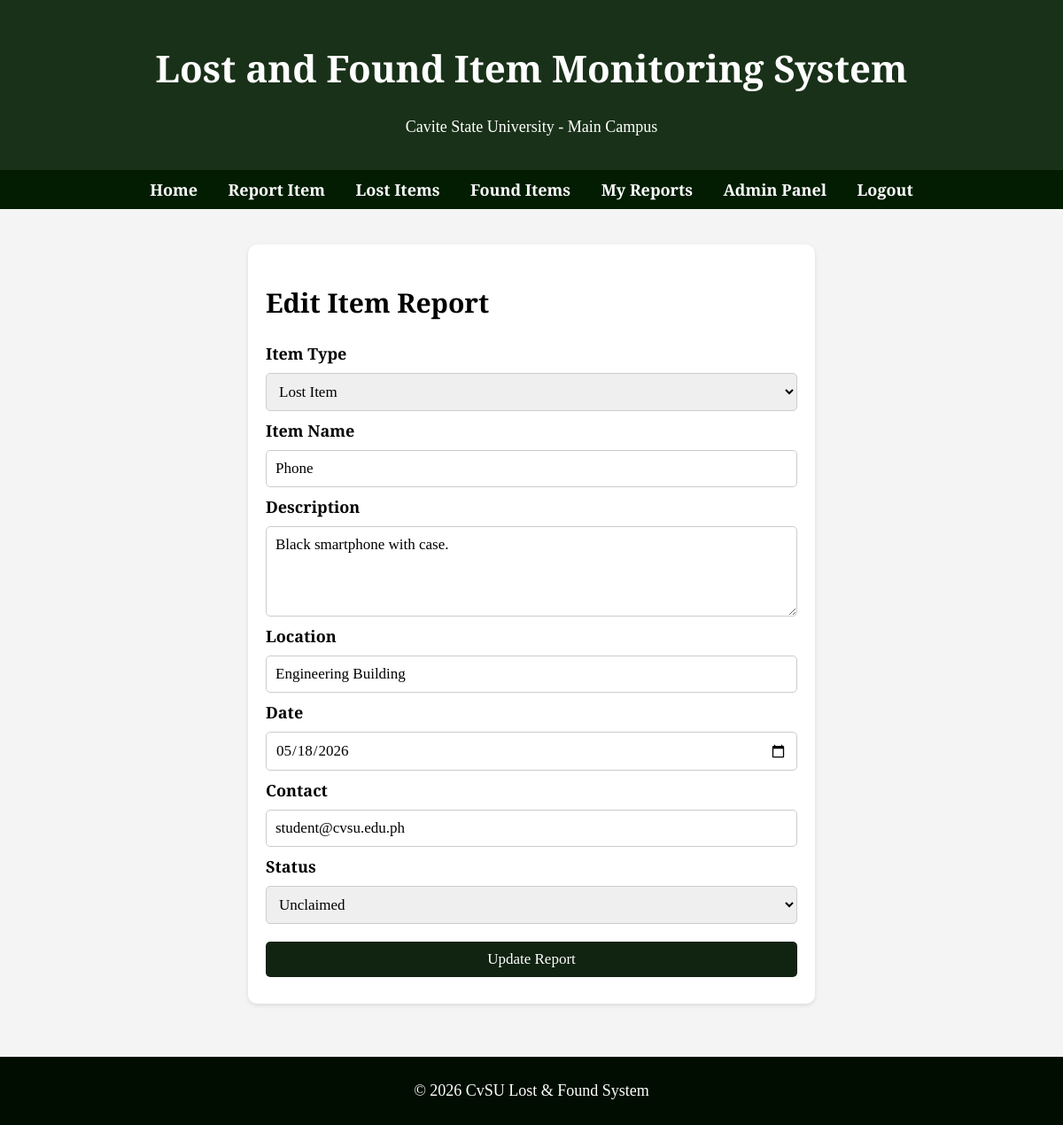
The app's page /edit-item.php?id=2 (signed in) with its own data.
### tables this page shows
CREATE TABLE IF NOT EXISTS items (
    id INT AUTO_INCREMENT PRIMARY KEY,
    user_id INT NOT NULL,
    item_type ENUM('lost', 'found') NOT NULL,
    item_name VARCHAR(100) NOT NULL,
    description TEXT NOT NULL,
    location VARCHAR(150) NOT NULL,
    item_date DATE NOT NULL,
    contact VARCHAR(100) NOT NULL,
    image VARCHAR(255),
    status ENUM('claimed', 'unclaimed') DEFAULT 'unclaimed',
    created_at TIMESTAMP DEFAULT CURRENT_TIMESTAMP,
    FOREIGN KEY (user_id) REFERENCES users(id) ON DELETE CASCADE
);

### edit-item.php (the view, shortened to what this page needs)
<?php
require 'config.php';
$id = isset($_GET['id']) ? (int)$_GET['id'] : 0;
$stmt = $pdo->prepare('SELECT * FROM items WHERE id = ?');
$stmt->execute([$id]);
$item = $stmt->fetch(PDO::FETCH_ASSOC);
include 'header.php';
?>
<main>
    <section class="form-section">
        <h2>Edit Item Report</h2>
        <form action="edit-item.php?id=<?= $id ?>" method="post">
            <label>Item Type</label>
            <select name="itemType" required>
                <option value="lost" <?= $item['item_type'] === 'lost' ? 'selected' : '' ?>>Lost Item</option>
            </select>
            <label>Item Name</label>
            <input type="text" name="itemName" value="<?= htmlspecialchars($item['item_name']) ?>" required>
            <label>Description</label>
            <textarea name="description" rows="4" required><?= htmlspecialchars($item['description']) ?></textarea>
            <label>Location</label>
            <input type="text" name="location" value="<?= htmlspecialchars($item['location']) ?>" required>
            <label>Date</label>
            <input type="date" name="date" value="<?= htmlspecialchars($item['item_date']) ?>" required>
            <label>Contact</label>
            <input type="text" name="contact" value="<?= htmlspecialchars($item['contact']) ?>" required>
            <label>Status</label>
            <select name="status" required>
                <option value="unclaimed" <?= $item['status'] === 'unclaimed' ? 'selected' : '' ?>>Unclaimed</option>
            </select>
            <button type="submit">Update Report</button>
        </form>
    </section>
</main>
<?php include 'footer.php'; ?>

### style.css (style rules this page uses)
* { font-family: "Playfair Display", serif !important; }
body { margin: 0; background-color: #f4f4f4; font-size: 18px; }
h2 { font-size: 30px; font-weight: 800; }
button, input, select, textarea { font-size: 17px; }
main { padding: 20px; max-width: 1000px; margin: auto; }
.form-section, .items, .home-section { background: white; padding: 20px; border-radius: 10px; margin: 20px auto; box-shadow: 0 2px 5px rgba(0,0,0,0.1); }
.form-section { max-width: 600px; }
label { font-weight: bold; display: block; margin-top: 10px; }
form input, form select, form textarea, form button { display: block; width: 100%; margin: 10px 0; padding: 10px; border-radius: 5px; border: 1px solid #ccc; box-sizing: border-box; }
form button, button, .small-btn, .auth-buttons .btn { background-color: #112311; color: white; border: none; cursor: pointer; text-decoration: none; padding: 10px 15px; border-radius: 5px; display: inline-block; }

### records on screen
items: itemType "Lost Item", itemName "Phone", description "Black smartphone with case.", location "Engineering Building", date "05/18/2026", contact "student@cvsu.edu.ph", status "Unclaimed"
